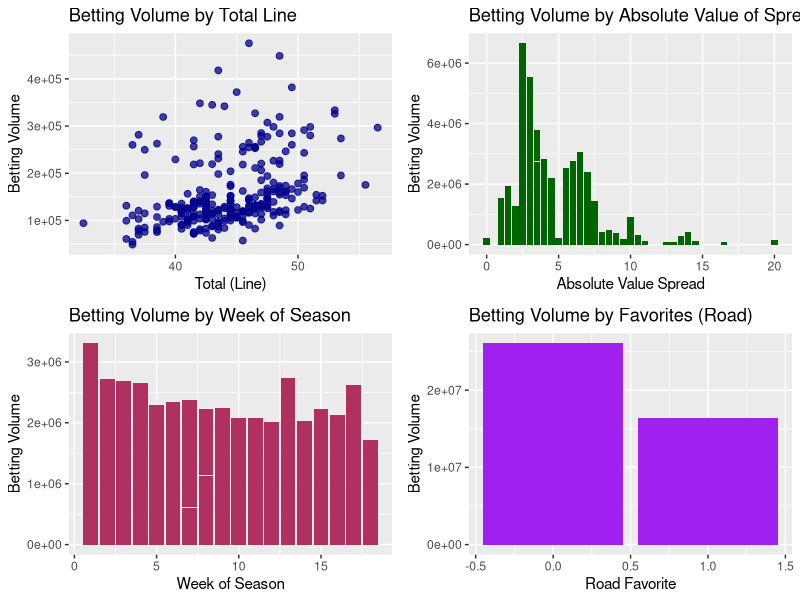

R code for this plot:
## ---- chunk 1
knitr::opts_chunk$set(echo = TRUE)
## ---- chunk 2
library(tidyverse)
library(readr)
library(lmtest)
library(car)
library(sandwich)
library(ggplot2)
library(ggpubr)
## ---- chunk 3
nfl_bet_vol <- read_csv('data/NFL_volume_pct_2024 season_2_27_25.csv')
## ---- chunk 4
##data came in with extra na columns so removing them
nfl_bet_vol[-c(14:24)] -> nfl_bet_vol
## ---- chunk 5
##adding variables to df for modeling mostly dummies
nfl_bet_vol %>%
  mutate(absSpread = abs(HomeSpread),
         HomeFav = case_when(
           HomeSpread < 0 ~ 1,
           .default = 0),
         RoadFav = case_when(
           AwaySpread < 0 ~ 1,
           .default = 0),
         HomeDog = case_when(
           HomeSpread > 0 ~ 1,
           .default = 0),
         RoadDog = case_when(
           AwaySpread > 0 ~ 1,
           .default = 0)) -> nfl_bet_vol
## ---- chunk 6
##starting out trying to replicate model from paper using betting data
volume1 <- lm(volume ~ absSpread + I(absSpread^2) + Total + RoadFav, data = nfl_bet_vol)
summary(volume1)
## ---- chunk 7
##multicollinearity test
vif(volume1)
## ---- chunk 8
##issue with abs spread and squared so removing squared
volume1 <- lm(volume ~ absSpread + Total + RoadFav, data = nfl_bet_vol)
summary(volume1)
vif(volume1)
## ---- chunk 9
##BP and White test for heteroskedasticity
bptest(volume1)
bptest(volume1, ~ fitted(volume1) + I(fitted(volume1)^2))
## ---- chunk 10
##adding week in season
volume2 <- lm(volume ~ absSpread + Total + RoadFav + Week_of_season, data = nfl_bet_vol)
summary(volume2)
vif(volume2)
## ---- chunk 11
##hetero tests
bptest(volume2)
bptest(volume2, ~ fitted(volume2) + I(fitted(volume2)^2))
## ---- chunk 12
hccm(volume2)
coeftest(volume2, vcov. = hccm)

## ---- chunk 13
##comparing the two models using ANOVA
anova(volume1, volume2)
## ---- chunk 14
bar1 <- ggplot(nfl_bet_vol, aes(Week_of_season, volume)) +
  geom_col(fill = 'maroon') +
  xlab('Week of Season') + ylab('Betting Volume') +
  ggtitle('Betting Volume by Week of Season')
## ---- chunk 15
scatter1 <- ggplot(nfl_bet_vol, aes(Total, volume)) +
  geom_point(color = 'darkblue', size = 2, alpha = .75) +
  xlab('Total (Line)') + ylab('Betting Volume') +
  ggtitle('Betting Volume by Total Line')
## ---- chunk 16
bar2 <- ggplot(nfl_bet_vol, aes(absSpread, volume)) + 
  geom_col(fill = 'darkgreen') +
  xlab('Absolute Value Spread') +
  ylab('Betting Volume') +
  ggtitle('Betting Volume by Absolute Value of Spread')
## ---- chunk 17
bar3 <- ggplot(nfl_bet_vol, aes(RoadFav, volume)) +
  geom_col(fill = 'purple') +
  xlab('Road Favorite') +
  ylab('Betting Volume') +
  ggtitle('Betting Volume by Favorites (Road)')
## ---- chunk 18
dash1 <- ggarrange(scatter1, bar2, bar1, bar3, ncol = 2, nrow = 2)
ggsave('SAL 621 Analytics Q3 Dashboard.jpg', plot = dash1, width = 9)
